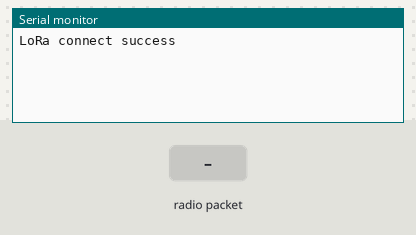
Recording of a sketch running on a simulated ESP8266 (NodeMCU). On the bench: the last lines printed to the serial monitor. Inputs (shaded band) come from the test bench. No radio packets arrive unless stated.

Above: at 1.2 s.
1.3 s: radio packet "1" arrives
At 2.5 s:
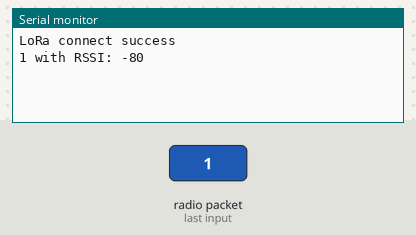
2.8 s: radio packet "0" arrives
At 3.7 s:
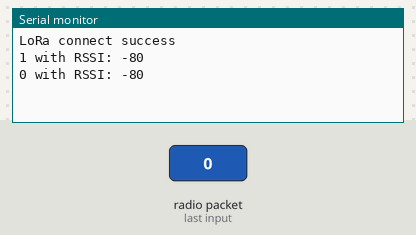
4.3 s: radio packet "2" arrives
At 4.8 s:
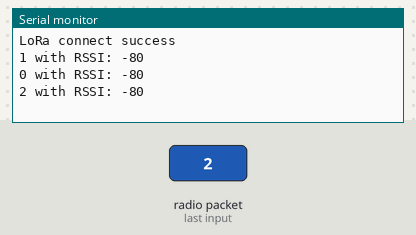

Measured:
- after the input at 1.3 s, the serial monitor: prints a new line at once (image 1)
- after the input at 2.8 s, the serial monitor: prints a new line at once (image 2)
- after the input at 4.3 s, the serial monitor: prints a new line at once (image 3)

The sketch:

lora_esp_test_receive_tanpa_oled.ino
```cpp
// #include <OneWire.h>
#include <SPI.h>
// #include <DallasTemperature.h>
#include <LoRa.h>
#include <Adafruit_SSD1306.h>
#include <Adafruit_GFX.h>

#define ss D8
#define rst D0
#define dio0 D2

#define BAND 433120000

#define SCREEN_WIDTH 128
#define SCREEN_HEIGHT 64

#define OLED_RESET -1
#define SCREEN_ADDRESS 0x3c

Adafruit_SSD1306 displays(SCREEN_WIDTH, SCREEN_HEIGHT, &Wire, OLED_RESET);

// OneWire oneWire(DSpin);
// DallasTemperature Sensors(&oneWire);

void setup() {
  // put your setup code here, to run once:
  Serial.begin(115200);
  // Wire.begin(D4, D3);
  // initOLED();
  initLora();
  // initSensor();
}

void loop() {
  // put your main code here, to run repeatedly:
  // float temp = 1209;

  // char buff[8];

  // displays.clearDisplay();
  // displays.setTextColor(WHITE);
  // displays.setCursor(0, 16);
  // displays.setTextSize(2);
  // displays.print(temp);
  // displays.display();

  // LoRa.beginPacket();
  // LoRa.print(temp);
  // LoRa.endPacket();
  //   delay(3000);
}

void initLora() {
  LoRa.setPins(ss, rst, dio0);
  while (!LoRa.begin(BAND)) {
    Serial.println("Lora failed");
    delay(1000);
  }
  LoRa.onReceive(receive);
  LoRa.receive();
  Serial.println("LoRa connect success");
}

// void initOLED() {
//   while (!displays.begin(SSD1306_SWITCHCAPVCC, SCREEN_ADDRESS)) {
//     Serial.println("OLED failed");
//     delay(1000);
//   }
// displays.clearDisplay();
// displays.setTextColor(WHITE);
// displays.setCursor(0, 0);
// displays.setTextSize(2);
// displays.print(F("OK"));
// displays.display();
// }

// void initSensor() {
//   Sensors.begin();
// }

// float readSensor() {
//   Sensors.requestTemperatures();
//   float tempC = Sensors.getTempCByIndex(0);
//   return tempC;
// }

void sendLoRa() {
}

void receive(int packetSize) {
  for (int i = 0; i < packetSize; i++) {
    Serial.print((char)LoRa.read());
  }
  Serial.print(" with RSSI: ");
  Serial.println(LoRa.packetRssi());
}
```
